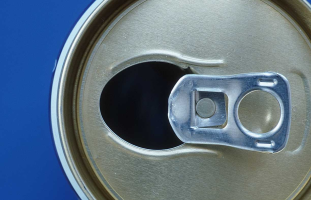
%> input picture data/input0.png, 311 x 200 px; its folder holds only this picture in this run
$ octave upsamplepixel_demo.m   (GNU Octave 9; MATLAB toolbox functions it lacks are replaced by stand-ins)
%> lines starting %> are read from the running program, lines starting %| are printed output that depends on the picture
### robustupspixel1.m
function rgb = robustupspixel1(image)
[h w d] = size(image);
remh1=20-rem(h,20);
remw1=20-rem(w,20);
h1 = h + remh1;
w1 = w + remw1;
Usedimg = image([1:end,end*ones(1,remh1)],[1:end,end*ones(1,remw1)]);

I0=Usedimg;
%L1=upsample(I0);
L1=imresize(I0,1.25,'bilinear');
[newh1 neww1]=size(L1);
%L0=upsample(downsample(I0));
L0=imresize(imresize(I0,0.8,'bilinear'),size(I0),'bilinear');
H0=I0-L0;

largenewh1=floor(1.25*h);
largeneww1=floor(1.25*w);


abh0=abs(H0);
threh0=zeros(size(H0));
threh0(abh0<0.02*max(abh0(:)))=1;%less than 0.05
sum(threh0(:))/(h1*w1);

hfs_y1=10;
largethr0=threh0([ones(1,hfs_y1),1:end,end*ones(1,hfs_y1)],[ones(1,hfs_y1),1:end,end*ones(1,hfs_y1)]);
largeL0=L0([ones(1,hfs_y1),1:end,end*ones(1,hfs_y1)],[ones(1,hfs_y1),1:end,end*ones(1,hfs_y1)]);
largeL1=L1([ones(1,hfs_y1),1:end,end*ones(1,hfs_y1)],[ones(1,hfs_y1),1:end,end*ones(1,hfs_y1)]);
largeH0=H0([ones(1,hfs_y1),1:end,end*ones(1,hfs_y1)],[ones(1,hfs_y1),1:end,end*ones(1,hfs_y1)]);

sumh0=zeros(size(largeL1));
counth0=zeros(size(largeL1));

for iteri=1:1:newh1
    for iterj=1:1:neww1
        centerx=iteri;
        centery=iterj;
        p_L1=largeL1(hfs_y1+centerx-2:hfs_y1+centerx+2,hfs_y1+centery-2:hfs_y1+centery+2);
        newx=floor(centerx*4/5);
        newy=floor(centery*4/5);

        booleanh0=largethr0(hfs_y1+newx,hfs_y1+newy);
        if booleanh0>5%0.5
            continue;
        end
        maxsum=100000;
        retrievex=newx;
        retrievey=newy;
        for iterin1=0:1
            for iterin2=0:1
                p_L0=largeL0(hfs_y1+newx-2+iterin1:hfs_y1+newx+2+iterin1,hfs_y1+newy-2+iterin2:hfs_y1+newy+2+iterin2);
                subtmp=abs(p_L1-p_L0);
                subtmp=sum(subtmp(:));
                if subtmp<maxsum
                    maxsum=subtmp;
                    retrievex=newx+iterin1;
                    retrievey=newy+iterin2;
                end
            end
        end

        q_p_H0=largeH0(hfs_y1+retrievex-2:hfs_y1+retrievex+2,hfs_y1+retrievey-2:hfs_y1+retrievey+2);
        sumh0(hfs_y1+centerx-2:hfs_y1+centerx+2,hfs_y1+centery-2:hfs_y1+centery+2)=sumh0(hfs_y1+centerx-2:hfs_y1+centerx+2,hfs_y1+centery-2:hfs_y1+centery+2)+q_p_H0;
        counth0(hfs_y1+centerx-2:hfs_y1+centerx+2,hfs_y1+centery-2:hfs_y1+centery+2)=counth0(hfs_y1+centerx-2:hfs_y1+centerx+2,hfs_y1+centery-2:hfs_y1+centery+2)+1;
    end
end
counth0(counth0<1)=1;
averageh0=sumh0./counth0;
endupimg=largeL1+averageh0;
rgbtmp=endupimg(hfs_y1+1:end-hfs_y1,hfs_y1+1:end-hfs_y1);

rgb=rgbtmp(1:largenewh1,1:largeneww1);

### upsamplepixel_demo.m
clc;clear all;close all;
Files = dir(strcat('.\data\','*.png'));
LengthFiles =length(Files);

for ii = 1:LengthFiles
    Files(ii).name
    image=double(imread(strcat('.\data\',Files(ii).name)));
    image1=image(:,:,1);
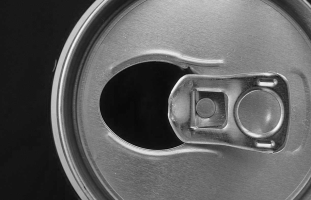
%> image1: size 200x311 double; min 8, max 248, mean 94.1
    image2=image(:,:,2);
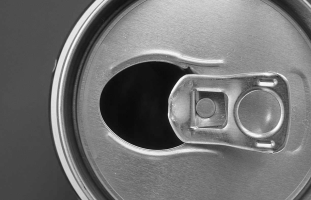
%> image2: size 200x311 double; min 9, max 251, mean 113.2
    image3=image(:,:,3);
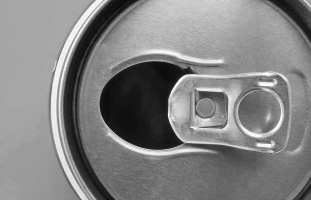
%> image3: size 200x311 double; min 9, max 255, mean 130.3

    tmpup1=image1;
    tmpup2=image2;
    tmpup3=image3;
    for i=1:3
    tic
%> (the run ends here)
